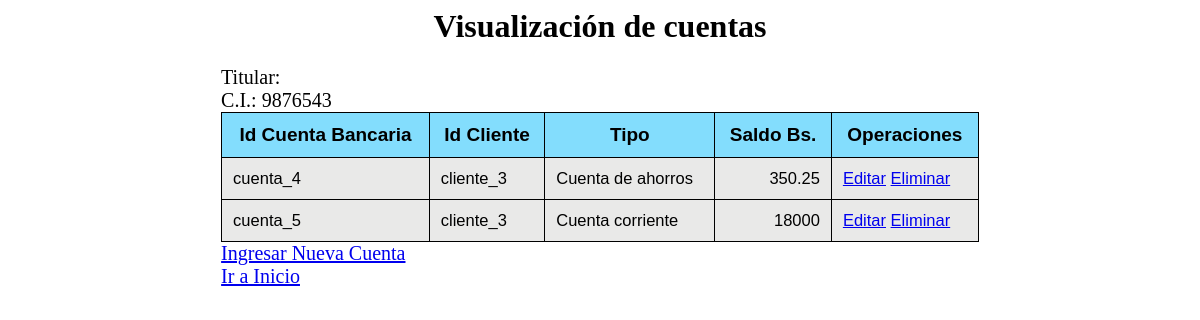
The app's page /pregunta_2/cuenta_bancaria/index.php?id=9876543 with its own data.
### tables this page shows
CREATE TABLE `cuenta_bancaria` (
  `id_cuenta_bancaria` varchar(35) NOT NULL,
  `id_cliente` varchar(35) NOT NULL,
  `tipo` varchar(35) NOT NULL,
  `saldo` double NOT NULL,
  PRIMARY KEY (`id_cuenta_bancaria`),
  KEY `id_cliente` (`id_cliente`),
  CONSTRAINT `cuenta_bancaria_ibfk_1` FOREIGN KEY (`id_cliente`) REFERENCES `cliente` (`id_cliente`)
);

### pregunta_2/cuenta_bancaria/index.php (the view, shortened to what this page needs)
<?php include "inicio.php" ?>
<?php
include "../conexion.inc.php";
$titular = $_GET['titular'];
$ci = $_GET['id'];
$sql = "select * from cliente where id_usuario_ci=" . $ci;
$resultado = mysqli_query($con, $sql);
$fila = mysqli_fetch_array($resultado);
$sql = "select * from cuenta_bancaria where id_cliente='" . $fila['id_cliente'] . "'";
$resultado = mysqli_query($con, $sql);
echo "Titular: " . $titular;
echo "<br>";
echo "C.I.: " . $ci;
?>
<table>
    <tr id="cabecera">
        <td>Id Cuenta Bancaria</td>
        <td>Id Cliente</td>
        <td>Tipo</td>
        <td>Saldo Bs.</td>
        <td>Operaciones</td>
    </tr>
    <?php
    while ($fila = mysqli_fetch_array($resultado)) {
        echo "<tr id='cuerpo_tabla'>";
        echo "<td>" . $fila['id_cuenta_bancaria'] . "</td>";
        echo "<td>" . $fila['id_cliente'] . "</td>";
        echo "<td>" . $fila['tipo'] . "</td>";
        echo "<td id='saldo'>" . $fila['saldo'] . "</td>";
        echo "<td>";
        echo "<a href='../operaciones/cuenta_bancaria/editar.php?id=" . $fila['id_cuenta_bancaria'] . "'>Editar</a>";
        echo "<a href='../operaciones/cuenta_bancaria/eliminar.php?id=" . $fila['id_cuenta_bancaria'] . "'>Eliminar</a>";
        echo "</td>";
        echo "</tr>";
    }
    ?>
</table>
<?php
echo "<a href='../operaciones/cuenta_bancaria/insertar.php?titular=" . $titular . "&ci=" . $ci . "'>Ingresar Nueva Cuenta</a>";
echo "<a href='../'>Ir a Inicio</a>";
?>
<?php include "fin.php" ?>

### pregunta_2/cuenta_bancaria/css/style.css (style rules this page uses)
#cabecera { text-align: center; }
#contenido table, td, tr { font-family:'Gill Sans', 'Gill Sans MT', Calibri, 'Trebuchet MS', sans-serif; border-collapse: collapse; border: 1.5px solid; padding: 11px; }
#contenido table #cabecera { background-color: rgba(79, 207, 253, 0.7); font-size: 19px; font-weight: bold; }
#contenido table #cuerpo_tabla { background-color: rgba(211, 211, 209, 0.5); font-size: 16.5px; }
#contenido table #saldo { text-align: end; }

### records on screen
cuenta_bancaria: id_cuenta_bancaria "cuenta_4", id_cliente "cliente_3", tipo "Cuenta de ahorros", saldo "350.25"
cuenta_bancaria: id_cuenta_bancaria "cuenta_5", id_cliente "cliente_3", tipo "Cuenta corriente", saldo "18000"

### other values on screen
$ci "9876543"
